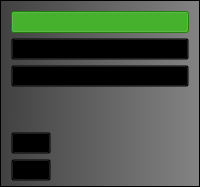
     <widget class="QFrame" name="leftMenu">
      <property name="sizePolicy">
       <sizepolicy hsizetype="Minimum" vsizetype="Expanding">
        <horstretch>0</horstretch>
        <verstretch>0</verstretch>
       </sizepolicy>
      </property>
      <property name="layoutDirection">
       <enum>Qt::LeftToRight</enum>
      </property>
      <property name="autoFillBackground">
       <bool>false</bool>
      </property>
      <property name="styleSheet">
       <string notr="true">QFrame{ background-color:  qlineargradient(spread:pad, x1:0, y1:0.528, x2:1, y2:0.534, stop:0 rgba(65, 65, 65, 255), stop:1 rgba(131, 131, 131, 255)); }


QPushButton { background-color: rgba(0, 0, 0, 0); }
QPushButton:pressed { background-color: rgba(255, 255, 255, 75);  }
QPushButton:hover:!pressed { border: 1px solid rgb(238, 152, 45); background-color: rgba(238, 152, 45, 75); }
QPushButton:checked { background-color: rgba(31, 171, 0, 200); }</string>
      </property>
      <property name="frameShape">
       <enum>QFrame::Box</enum>
      </property>
      <property name="frameShadow">
       <enum>QFrame::Plain</enum>
      </property>
      <property name="lineWidth">
       <number>1</number>
      </property>
      <layout class="QVBoxLayout" name="verticalLayout" stretch="0,0,0,1,0,0">
       <property name="spacing">
        <number>5</number>
       </property>
       <property name="leftMargin">
        <number>10</number>
       </property>
       <property name="topMargin">
        <number>10</number>
       </property>
       <property name="rightMargin">
        <number>10</number>
       </property>
       <property name="bottomMargin">
        <number>5</number>
       </property>
       <item>
        <widget class="QPushButton" name="bBasic">
         <property name="focusPolicy">
          <enum>Qt::NoFocus</enum>
         </property>
         <property name="toolTip">
          <string>Basic Input</string>
         </property>
         <property name="whatsThis">
          <string/>
         </property>
         <property name="text">
          <string/>
         </property>
         <property name="icon">
          <iconset resource="resources.qrc">
           <normaloff>:/img/img/basic.png</normaloff>:/img/img/basic.png</iconset>
         </property>
         <property name="iconSize">
          <size>
           <width>40</width>
           <height>40</height>
          </size>
         </property>
         <property name="checkable">
          <bool>true</bool>
         </property>
         <property name="checked">
          <bool>true</bool>
         </property>
        </widget>
       </item>
       <item>
        <widget class="QPushButton" name="bText">
         <property name="focusPolicy">
          <enum>Qt::NoFocus</enum>
         </property>
         <property name="toolTip">
          <string>Text Input</string>
         </property>
         <property name="text">
          <string/>
         </property>
         <property name="icon">
          <iconset resource="resources.qrc">
           <normaloff>:/img/img/text.png</normaloff>:/img/img/text.png</iconset>
         </property>
         <property name="iconSize">
          <size>
           <width>40</width>
           <height>40</height>
          </size>
         </property>
         <property name="checkable">
          <bool>true</bool>
         </property>
        </widget>
       </item>
       <item>
        <widget class="QPushButton" name="bsDev">
         <property name="focusPolicy">
          <enum>Qt::NoFocus</enum>
         </property>
         <property name="toolTip">
          <string>sDeviation</string>
         </property>
         <property name="text">
          <string/>
         </property>
         <property name="icon">
          <iconset resource="resources.qrc">
           <normaloff>:/img/img/sdev.png</normaloff>:/img/img/sdev.png</iconset>
         </property>
         <property name="iconSize">
          <size>
           <width>40</width>
           <height>40</height>
          </size>
         </property>
         <property name="checkable">
          <bool>true</bool>
         </property>
        </widget>
       </item>
       <item>
        <spacer name="verticalSpacer">
         <property name="font">
          <font>
           <family>Ubuntu</family>
          </font>
         </property>
         <property name="orientation">
          <enum>Qt::Vertical</enum>
         </property>
         <property name="sizeHint" stdset="0">
          <size>
           <width>20</width>
           <height>40</height>
          </size>
         </property>
        </spacer>
       </item>
       <item>
        <widget class="QPushButton" name="bAbout">
         <property name="sizePolicy">
          <sizepolicy hsizetype="Fixed" vsizetype="Minimum">
           <horstretch>0</horstretch>
           <verstretch>0</verstretch>
          </sizepolicy>
         </property>
         <property name="focusPolicy">
          <enum>Qt::NoFocus</enum>
         </property>
         <property name="toolTip">
          <string>About         F1</string>
         </property>
         <property name="styleSheet">
          <string notr="true"/>
         </property>
         <property name="text">
          <string/>
         </property>
         <property name="icon">
          <iconset resource="resources.qrc">
           <normaloff>:/img/img/about.png</normaloff>:/img/img/about.png</iconset>
         </property>
         <property name="iconSize">
          <size>
           <width>40</width>
           <height>40</height>
          </size>
         </property>
         <property name="flat">
          <bool>false</bool>
         </property>
        </widget>
       </item>
       <item>
        <widget class="QPushButton" name="bExit">
         <property name="sizePolicy">
          <sizepolicy hsizetype="Fixed" vsizetype="Minimum">
           <horstretch>0</horstretch>
           <verstretch>0</verstretch>
          </sizepolicy>
         </property>
         <property name="focusPolicy">
          <enum>Qt::NoFocus</enum>
         </property>
         <property name="toolTip">
          <string>Quit the Application</string>
         </property>
         <property name="autoFillBackground">
          <bool>false</bool>
         </property>
         <property name="styleSheet">
          <string notr="true"/>
         </property>
         <property name="text">
          <string/>
         </property>
         <property name="icon">
          <iconset resource="resources.qrc">
           <normaloff>:/img/img/quit.png</normaloff>:/img/img/quit.png</iconset>
         </property>
         <property name="iconSize">
          <size>
           <width>40</width>
           <height>40</height>
          </size>
         </property>
         <property name="flat">
          <bool>false</bool>
         </property>
        </widget>
       </item>
      </layout>
     </widget>
